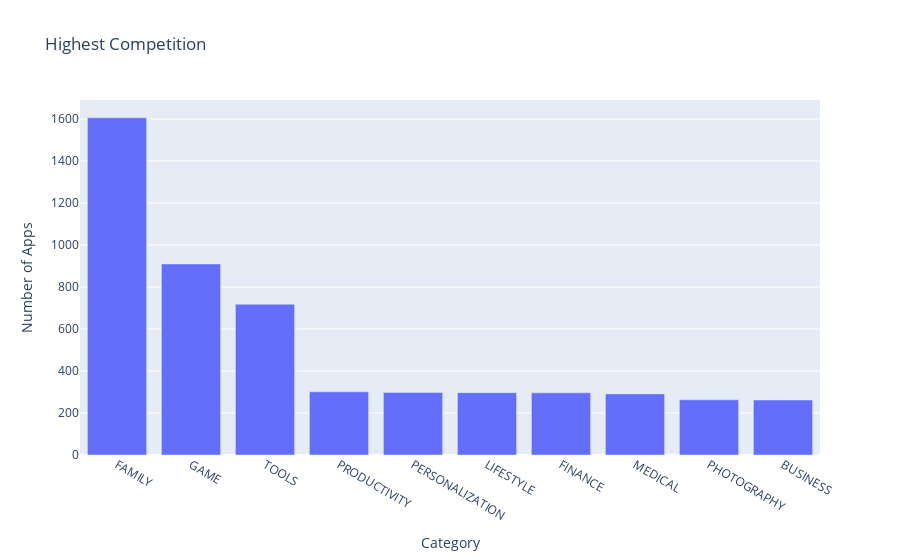

Here is the notebook cell this chart was saved with:
### Markdown cell above
### Vertical Bar Chart - Highest Competition (Number of Apps)

### Code cell
bar = px.bar(x=top10_category.index, y=top10_category.values,
             title='Highest Competition')
bar.update_layout(xaxis_title='Category', yaxis_title='Number of Apps')
bar.show()

### Figure 1 — Plotly figure (JSON) as saved in the notebook; plotly's stock layout.template omitted (floating-point values rounded to 4 significant figures)
{"data": [{"alignmentgroup": "True", "hovertemplate": "x=%{x}<br>y=%{y}<extra></extra>", "legendgroup": "", "marker": {"color": "#636efa", "pattern": {"shape": ""}}, "name": "", "offsetgroup": "", "orientation": "v", "showlegend": false, "textposition": "auto", "type": "bar", "x": ["FAMILY", "GAME", "TOOLS", "PRODUCTIVITY", "PERSONALIZATION", "LIFESTYLE", "FINANCE", "MEDICAL", "PHOTOGRAPHY", "BUSINESS"], "xaxis": "x", "y": [1606, 910, 718, 301, 298, 297, 296, 291, 263, 262], "yaxis": "y"}], "layout": {"barmode": "relative", "legend": {"tracegroupgap": 0}, "title": {"text": "Highest Competition"}, "xaxis": {"anchor": "y", "domain": [0, 1], "title": {"text": "Category"}}, "yaxis": {"anchor": "x", "domain": [0, 1], "title": {"text": "Number of Apps"}}}}
